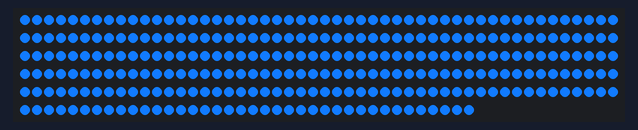
The sketch below on a simulated ESP32. Parts: 288 RGB LEDs in strip order, left to right, continuing on the next row. Dim RGB values are drawn brighter than linear; the strip is taken to match the declared colour order; I2S audio is not simulated (input reads silence); random numbers use the default seed unless the sketch sets one; what the sketch prints to the serial monitor is not drawn.

Above: at 0.1 s.
At 11.36 s:
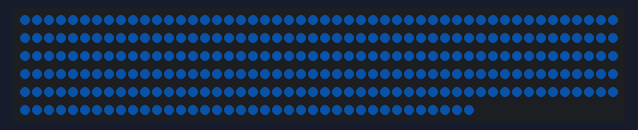
At 22.73 s:
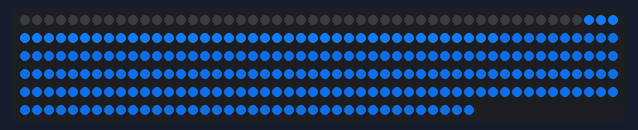
At 27.54 s:
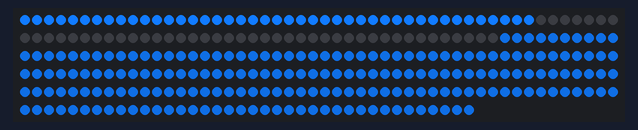
At 39.84 s:
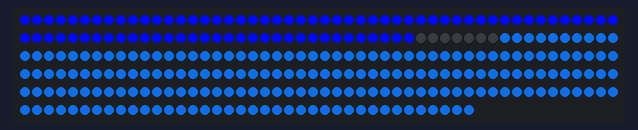

Measured:
- what the display in image 0 shows lasts 5.0 s, from 0.1 s to 5.1 s

The sketch:

micProject.ino
```cpp
#include "mic.h"
void setup() {
  // delay(10000);
  Serial.begin(115200);
  //sampling_period_us = round(1000000 * (1.0 / samplingFrequency));

  setupMIC();
  setupLEDS();
  Serial.println("booted...");
}
void loop() {
  loopLEDS(map(getValByFreq(),0,100,0,2000));
  // setVol();
  // Serial.println();
  // uint16_t freq =0;
  // double maxValByFreq = 0;
  //  for (int i = 2; i < samples/2; i++) {
  //    if(vReal[i]>maxValByFreq){
  //       maxValByFreq = vReal[i];
  //       freq = i;
  //    }

  // }
  // if(maxValByFreq<100000000.0)
  // maxValByFreq=0;
  // maxValByFreq = mapf(maxValByFreq,0.0, 4000000000.0,0.0,100.0);
  //  Serial.println(String(" maxValByFreq ") + (maxValByFreq)); // max: 8e10; noise: 1e8
  //   setVol(maxValByFreq);
}
```

leds.ino
```cpp
#include <WS2812FX.h>
#define LED_COUNT 288
#define LED_PIN 23
#define TIMER_MS 5000
WS2812FX ws2812fx = WS2812FX(LED_COUNT, LED_PIN, NEO_RGB + NEO_KHZ800);

unsigned long last_change = 0;
unsigned long now = 0;

void setupLEDS() {
  ws2812fx.init();
  ws2812fx.setBrightness(255);
  ws2812fx.setSpeed(1000);
  ws2812fx.setColor(0x117BFF);
  ws2812fx.setMode(FX_MODE_STATIC);
  ws2812fx.start();
}
void setVol(int vol){
  vol = map (vol,0,100,0,255);
  ws2812fx.clear();
  for(int i =0;i<LED_COUNT;i++){
    ws2812fx.setPixelColor(i,ws2812fx.gamma8(vol),0,0);

  }
      ws2812fx.show();
}
void setFreq(int val, uint16_t freq){
  ws2812fx.clear();
  for(int i =0;i<val;i++){
    ws2812fx.setPixelColor(i,ws2812fx.ColorHSV(freq));
  }
    ws2812fx.show();

}
void loopLEDS(uint16_t spd) {
  now = millis();

  ws2812fx.service();
  ws2812fx.setSpeed(spd);

  if(now - last_change > TIMER_MS) {
    ws2812fx.setMode((ws2812fx.getMode() + 1) % ws2812fx.getModeCount());
    last_change = now;
  }
}
```

mic.h
```cpp
#include "driver/i2s.h"
#include "arduinoFFT.h"

const uint16_t SAMPLES = 512;
double vReal[SAMPLES];
double vImag[SAMPLES];

double mapf(double x, double in_min, double in_max, double out_min, double out_max)
{
    return (x - in_min) * (out_max - out_min) / (in_max - in_min) + out_min;
}
void setupMIC() {
  esp_err_t err;

  // The I2S config as per the example
  const i2s_config_t i2s_config = {
    .mode = i2s_mode_t(I2S_MODE_MASTER | I2S_MODE_RX), // Receive, not transfer
    .sample_rate = 32000,                         // 16KHz
    .bits_per_sample = I2S_BITS_PER_SAMPLE_32BIT, // could only get it to work with 32bits
    .channel_format = I2S_CHANNEL_FMT_ONLY_RIGHT, // use right channel
    .communication_format = i2s_comm_format_t(I2S_COMM_FORMAT_I2S | I2S_COMM_FORMAT_I2S_MSB),
    .intr_alloc_flags = ESP_INTR_FLAG_LEVEL1,     // Interrupt level 1
    .dma_buf_count = 4,                           // number of buffers
    .dma_buf_len = 256                              // 8 samples per buffer (minimum)
  };

  // The pin config as per the setup
  const i2s_pin_config_t pin_config = {
    .bck_io_num = 26,   // Serial Clock (SCK)
    .ws_io_num = 25,    // Word Select (WS)
    .data_out_num = I2S_PIN_NO_CHANGE, // not used (only for speakers)
    .data_in_num = 33   // Serial Data (SD)
  };

  // Configuring the I2S driver and pins.
  // This function must be called before any I2S driver read/write operations.
  err = i2s_driver_install(I2S_NUM_0, &i2s_config, 0, NULL);
  if (err != ESP_OK) {
    Serial.printf("Failed installing driver: %d\n", err);
    while (true);
  }
  err = i2s_set_pin(I2S_NUM_0, &pin_config);
  if (err != ESP_OK) {
    Serial.printf("Failed setting pin: %d\n", err);
    while (true);
  }
  Serial.println("I2S driver installed.");
}
int32_t getMIC_RAW() {
    static int32_t lastSample = 0;
    int32_t sample = 0;
    int bytes_read = i2s_pop_sample(I2S_NUM_0, (char *)&sample, portMAX_DELAY); // no timeout
    sample=sample<0?-sample:sample;
    if(bytes_read>0){
      lastSample = sample;
      return sample;
    }
    return lastSample;
}
void calcData(){
  static uint32_t samplingTime;
  samplingTime = micros();
  for (int i = 0; i < SAMPLES; i++) {
    double val = getMIC_RAW();
    val = val < 0 ? -val : val;
    vReal[i] = val;
    vImag[i] = 0;
  }
  samplingTime = micros() - samplingTime;
  //  Serial.println(String(" samplingTime ") + (samplingTime)); // 3.6ms
  double samplingFrequency = 1000000.00*double(SAMPLES)/double(samplingTime);
  arduinoFFT FFT = arduinoFFT(vReal, vImag, SAMPLES, samplingFrequency);
  FFT.DCRemoval();
  FFT.Windowing(FFT_WIN_TYP_HAMMING, FFT_FORWARD);
  FFT.Compute(FFT_FORWARD);
  FFT.ComplexToMagnitude();
}
double getValByFreq(void *(onChangeMax)() = NULL){
  static double ret = 1;
  ret -=8;
  calcData();
  double maxValByFreq = 0;
  for (int i = 2; i < SAMPLES/2; i++) {
    if(vReal[i]>maxValByFreq){
      maxValByFreq = vReal[i];
    }
  }
  if(maxValByFreq<100000000.0)
    maxValByFreq=0;
  maxValByFreq = mapf(maxValByFreq,0.0, 4000000000.0,0.0,double(SAMPLES));
  if(maxValByFreq > ret){
    ret=maxValByFreq;
    if(onChangeMax != NULL)
      onChangeMax();

  }
  return mapf(ret,0.0,double(SAMPLES),0.0,100.0);
}
```
